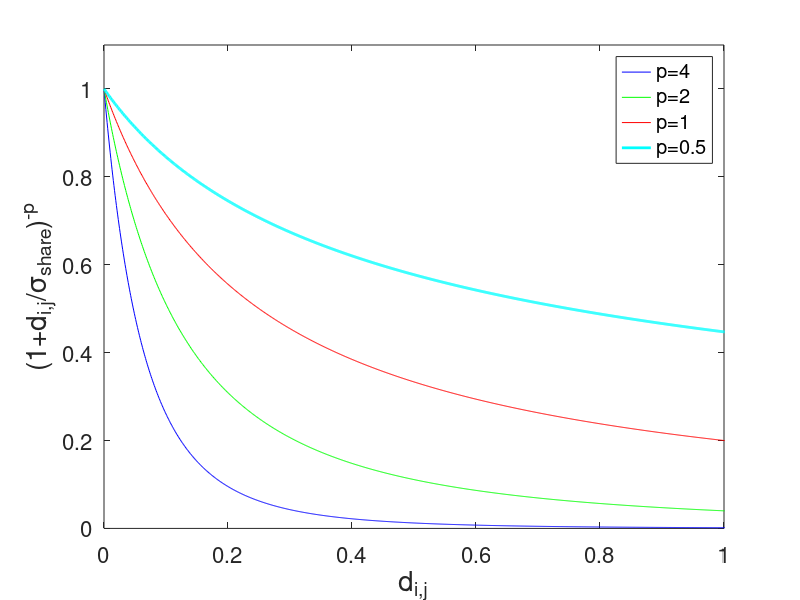

The MATLAB source for this figure:
%
% Qubist 5: A Global Optimization, Modeling & Visualization Toolbox for MATLAB
%
% Ferret: A Multi-Objective Linkage-Learning Genetic Algorithm
% Locust: A Multi-Objective Particle Swarm Optimizer
% Anvil: A Multi-Objective Simulated Annealing/Genetic Algorithm Hybrid
% SAMOSA: Simple Approach to a Multi-Objective Simplex Algorithm
%
% Copyright 2002-2015. nQube Technical Computing Corp. All rights reserved.
% Author: Jason D. Fiege, Ph.D.
% design.innovate.optimize @ www.nQube.ca
% ============================================================================

function sigmaShare

N=1e3;
x=[linspace(eps,1,N), linspace(1+eps,2,N)];
phip5=calcPhi(x,0.5);
phi1=calcPhi(x,1);
phi2=calcPhi(x,2);
phi5=calcPhi(x,4);
figure(1);
plot(x,phi5,'b',x,phi2,'g', x,phi1,'r', x,phip5,'c', 'LineWidth', 2);
axis([0,1,0,1.1]);
set(gca, 'FontSize', 16);
xlabel('d_{i,j}', 'FontSize', 20);
ylabel('(1+d_{i,j}/\sigma_{share})^{-p}', 'FontSize', 20);
legend('p=4', 'p=2', 'p=1', 'p=0.5')
box on

function phi=calcPhi(x,p)
sigmaShare=0.25;
phi=zeros(1,length(x));
phi=(1+x/sigmaShare).^(-p);
